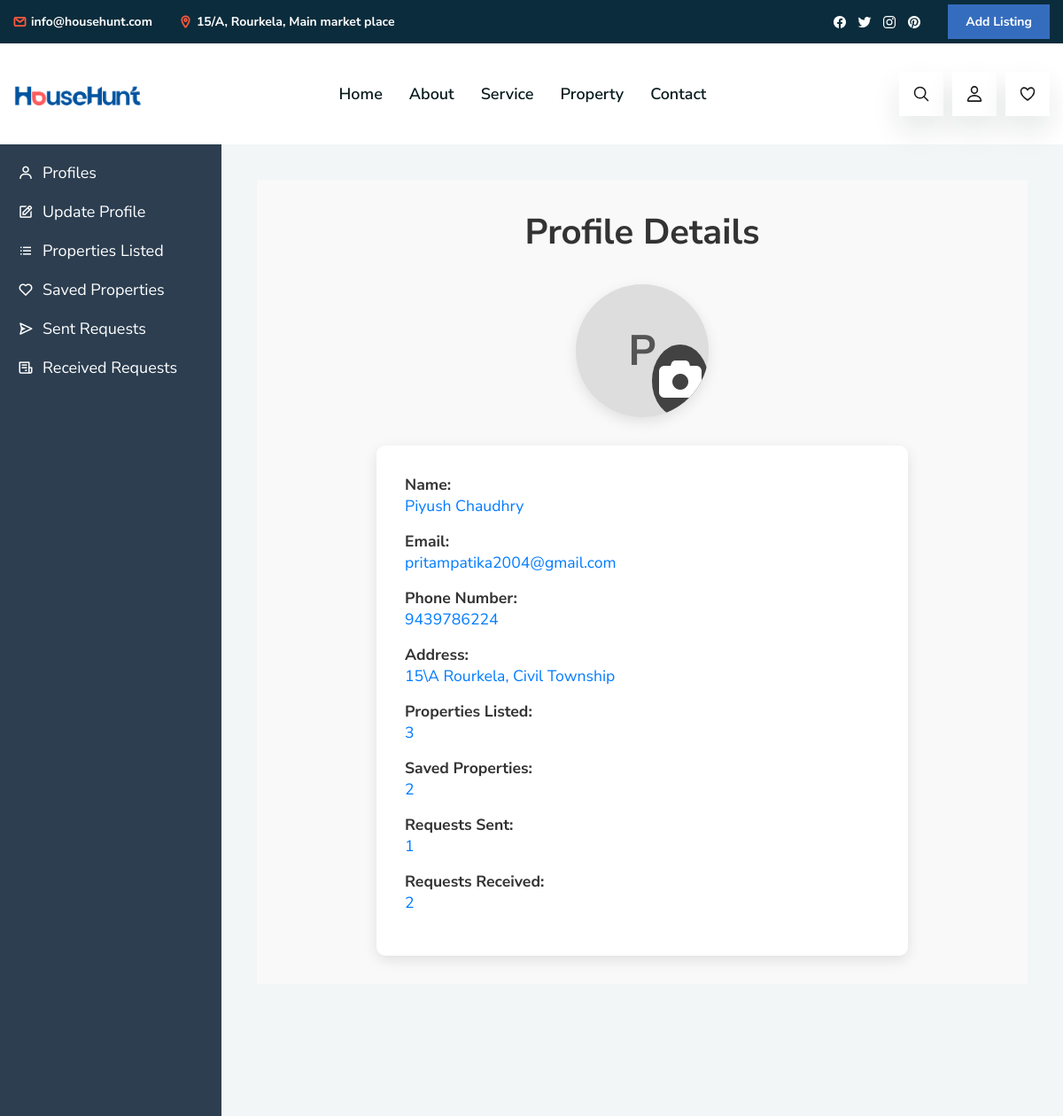
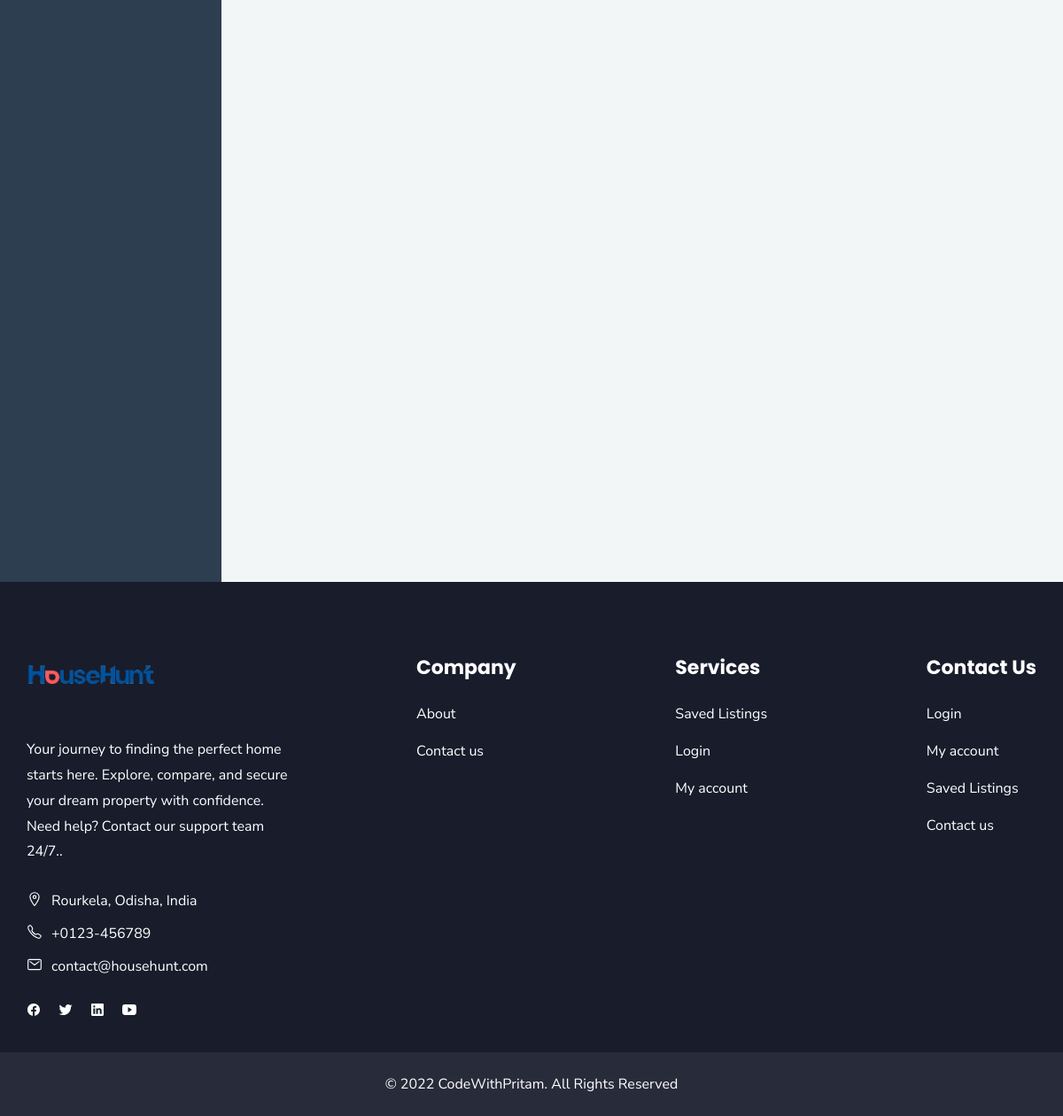
/user_dashboard.php (signed in), run on the app's committed database (2 pictures, top to bottom).
### tables this page shows
CREATE TABLE `users` (
  `id` varchar(20) NOT NULL,
  `name` varchar(50) NOT NULL,
  `number` varchar(10) NOT NULL,
  `email` varchar(50) NOT NULL,
  `address` varchar(100) NOT NULL,
  `password` varchar(50) NOT NULL,
  `profile_image` varchar(255) DEFAULT NULL
);

### user_dashboard.php (the view, shortened to what this page needs)
<?php
include './backend/connect.php';
if(isset($_COOKIE['user_id'])){
   $user_id = $_COOKIE['user_id'];
}else{
   $user_id = '';
   header('location:login.php');
   exit;
}
$select_user = $conn->prepare("SELECT * FROM `users` WHERE id = ? LIMIT 1");
$select_user->execute([$user_id]);
$fetch_user = $select_user->fetch(PDO::FETCH_ASSOC);
$count_properties = $conn->prepare("SELECT * FROM `property` WHERE user_id = ?");
$count_properties->execute([$user_id]);
$total_properties = $count_properties->rowCount();
$count_requests_received = $conn->prepare("SELECT * FROM `requests` WHERE receiver = ?");
$count_requests_received->execute([$user_id]);
$total_requests_received = $count_requests_received->rowCount();
$count_requests_sent = $conn->prepare("SELECT * FROM `requests` WHERE sender = ?");
$count_requests_sent->execute([$user_id]);
$total_requests_sent = $count_requests_sent->rowCount();
$count_saved_properties = $conn->prepare("SELECT * FROM `saved` WHERE user_id = ?");
$count_saved_properties->execute([$user_id]);
$total_saved_properties = $count_saved_properties->rowCount();
?>
<!DOCTYPE html>
<html lang="en">
<head>
    <link href="https://cdn.jsdelivr.net/npm/boxicons@latest/css/boxicons.min.css" rel="stylesheet">
  <link rel="stylesheet" href="./assets/css/style_copy.css">
  <link rel="stylesheet" href="https://cdnjs.cloudflare.com/ajax/libs/font-awesome/6.2.0/css/all.min.css">
</head>
<body class="properties-page">
    <?php include ('./components/user_header.php') ?>
    <div class="dashboard-container">
        <nav class="sidebar">
            <ul>
                <li><a href="#" data-section="profiles"><i class='bx bx-user'></i> Profiles</a></li>
                <li><a href="#update-profile" data-section="update-profile"><i class='bx bx-edit'></i> Update Profile</a></li>
                <li><a href="#properties-listed" data-section="properties-listed"><i class='bx bx-list-ul'></i> Properties Listed</a></li>
                <li><a href="#saved-properties" data-section="saved-properties"><i class='bx bx-heart'></i> Saved Properties</a></li>
                <li><a href="#sent-requests" data-section="sent-requests"><i class='bx bx-send'></i> Sent Requests</a></li>
                <li><a href="#received-requests" data-section="received-requests"><i class='bx bx-receipt'></i> Received Requests</a></li>
            </ul>
        </nav>
        <div class="main-content">
            <div id="profiles" class="content-section active">
                <h2>Profile Details</h2>
                <div class="profile-image">
                    <?php if (!empty($fetch_user['profile_image'])): ?>
                        <div class="image-wrapper">
                            <img id="profilePic" src="<?= $fetch_user['profile_image']; ?>" alt="Profile Picture">
                            <label for="profileImage" class="edit-icon">
                                <i class="fa fa-camera"></i>
                            </label>
                        </div>
                    <?php else: ?>
                        <div class="profile-placeholder image-wrapper">
                            <?= strtoupper($fetch_user['name'][0]); ?>
                            <label for="profileImage" class="edit-icon">
                                <i class="fa fa-camera"></i>
                            </label>
                        </div>
                    <?php endif; ?>
                </div>
                <div class="profile-info">
                    <p><strong>Name:</strong> <span><?= $fetch_user['name']; ?></span></p>
                    <p><strong>Email:</strong> <span><?= $fetch_user['email']; ?></span></p>
                    <p><strong>Phone Number:</strong> <span><?= $fetch_user['number']; ?></span></p>
                    <p><strong>Address:</strong> <span><?= $fetch_user['address']; ?></span></p>
                    <p><strong>Properties Listed:</strong> <span><?= $total_properties; ?></span></p>
                    <p><strong>Saved Properties:</strong> <span><?= $total_saved_properties; ?></span></p>
                    <p><strong>Requests Sent:</strong> <span><?= $total_requests_sent; ?></span></p>
                    <p><strong>Requests Received:</strong> <span><?= $total_requests_received; ?></span></p>
                </div>
            </div>
        </div>
    </div>
    <?php include ('./components/footer.php') ?>
</body>
</html>

### components/user_header.php (shortened to what this page needs)
<header class="header" data-header>
  <div class="header-top">
    <div class="container">
      <ul class="header-top-list">
        <li>
          <a href="mailto:info@househunt.com" class="header-top-link">
            <ion-icon name="mail-outline"></ion-icon>
            <span>info@househunt.com</span>
          </a>
        </li>
        <li>
          <a href="#" class="header-top-link">
            <ion-icon name="location-outline"></ion-icon>
            <address>15/A, Rourkela, Main market place</address>
          </a>
        </li>
      </ul>
      <div class="wrapper">
        <ul class="header-top-social-list">
          <li>
            <a href="#" class="header-top-social-link">
              <ion-icon name="logo-facebook"></ion-icon>
            </a>
          </li>
          <li>
            <a href="#" class="header-top-social-link">
              <ion-icon name="logo-twitter"></ion-icon>
            </a>
          </li>
          <li>
            <a href="#" class="header-top-social-link">
              <ion-icon name="logo-instagram"></ion-icon>
            </a>
          </li>
          <li>
            <a href="#" class="header-top-social-link">
              <ion-icon name="logo-pinterest"></ion-icon>
            </a>
          </li>
        </ul>
        <button class="header-top-btn" onclick="ListingPage()">Add Listing</button>
      </div>
    </div>
  </div>
  <div class="header-bottom">
    <div class="container">
      <a href="#" class="logo">
        <img src="./assets/images/logo-househunt.png" alt="HOuseHunt logo">
      </a>
      <nav class="navbar" data-navbar>
        <div class="navbar-bottom">
          <ul class="navbar-list">
            <li>
              <a href="index.php" class="navbar-link" data-nav-link>Home</a>
            </li>
            <li>
              <a href="#about" class="navbar-link" data-nav-link>About</a>
            </li>
            <li>
              <a href="#service" class="navbar-link" data-nav-link>Service</a>
            </li>
            <li>
              <a href="property.php" class="navbar-link" data-nav-link>Property</a>
            </li>
            <li>
              <a href="contact.php" class="navbar-link" data-nav-link>Contact</a>
            </li>
          </ul>
        </div>
      </nav>
      <div class="header-bottom-actions">
        <button class="header-bottom-actions-btn" aria-label="Search" id="searchBtn">
          <ion-icon name="search-outline"></ion-icon>
        </button>
        <button class="header-bottom-actions-btn" aria-label="Profile" id="profile-btn">
          <ion-icon name="person-outline"></ion-icon>
        </button>
        <button class="header-bottom-actions-btn" aria-label="Cart" onclick="SavedPage()">
          <ion-icon name="heart-outline"></ion-icon>
        </button>
      </div>
    </div>
  </div>
</header>

### components/footer.php
<footer class="footer">
  <div class="footer-top">
    <div class="container">
      <div class="footer-brand">
        <a href="index.php" class="logo">
          <img src="./assets/images/logo-househunt.png" alt="House_Hunt logo">
        </a>
        <p class="section-text">
          Your journey to finding the perfect home starts here. Explore, compare,
          and secure your dream property with confidence. Need help? Contact our support team 24/7..
        </p>
        <ul class="contact-list">
          <li>
            <a href="#" class="contact-link">
              <ion-icon name="location-outline"></ion-icon>
              <address>Rourkela, Odisha, India</address>
            </a>
          </li>
          <li>
            <a href="tel:+0123456789" class="contact-link">
              <ion-icon name="call-outline"></ion-icon>
              <span>+0123-456789</span>
            </a>
          </li>
          <li>
            <a href="mailto:contact@househunt.com" class="contact-link">
              <ion-icon name="mail-outline"></ion-icon>
              <span>contact@househunt.com</span>
            </a>
          </li>
        </ul>
        <ul class="social-list">
          <li>
            <a href="#" class="social-link">
              <ion-icon name="logo-facebook"></ion-icon>
            </a>
          </li>
          <li>
            <a href="#" class="social-link">
              <ion-icon name="logo-twitter"></ion-icon>
            </a>
          </li>
          <li>
            <a href="#" class="social-link">
              <ion-icon name="logo-linkedin"></ion-icon>
            </a>
          </li>
          <li>
            <a href="#" class="social-link">
              <ion-icon name="logo-youtube"></ion-icon>
            </a>
          </li>
        </ul>
      </div>
      <div class="footer-link-box">
        <ul class="footer-list">
          <li>
            <p class="footer-list-title">Company</p>
          </li>
          <li>
            <a href="#about" class="footer-link">About</a>
          </li>
          <li>
            <a href="contact.php" class="footer-link">Contact us</a>
          </li>
        </ul>
        <ul class="footer-list">
          <li>
            <p class="footer-list-title">Services</p>
          </li>
          <li>
            <a href="user_dashboard.php" class="footer-link">Saved Listings</a>
          </li>
          <li>
            <a href="login.php" class="footer-link">Login</a>
          </li>
          <li>
            <a href="user_dashboard.php" class="footer-link">My account</a>
          </li>
        </ul>
        <ul class="footer-list">
          <li>
            <p class="footer-list-title">Contact Us</p>
          </li>
          <li>
            <a href="login.php" class="footer-link">Login</a>
          </li>
          <li>
            <a href="user_dashbord.php" class="footer-link">My account</a>
          </li>
          <li>
            <a href="user_dashboard.php" class="footer-link">Saved Listings</a>
          </li>
          <li>
            <a href="contact.php" class="footer-link">Contact us</a>
          </li>
        </ul>
      </div>
    </div>
  </div>
  <div class="footer-bottom">
    <div class="container">
      <p class="copyright">
        &copy; 2022 <a href="#">CodeWithPritam</a>. All Rights Reserved
      </p>
    </div>
  </div>
</footer>

### data on the page
users: name "P", name "Piyush Chaudhry", email "pritampatika2004@gmail.com", number "9439786224", address "15\\A Rourkela, Civil Township"

### other printed values
$total_properties "3"
$total_saved_properties "2"
$total_requests_sent "1"
$total_requests_received "2"
